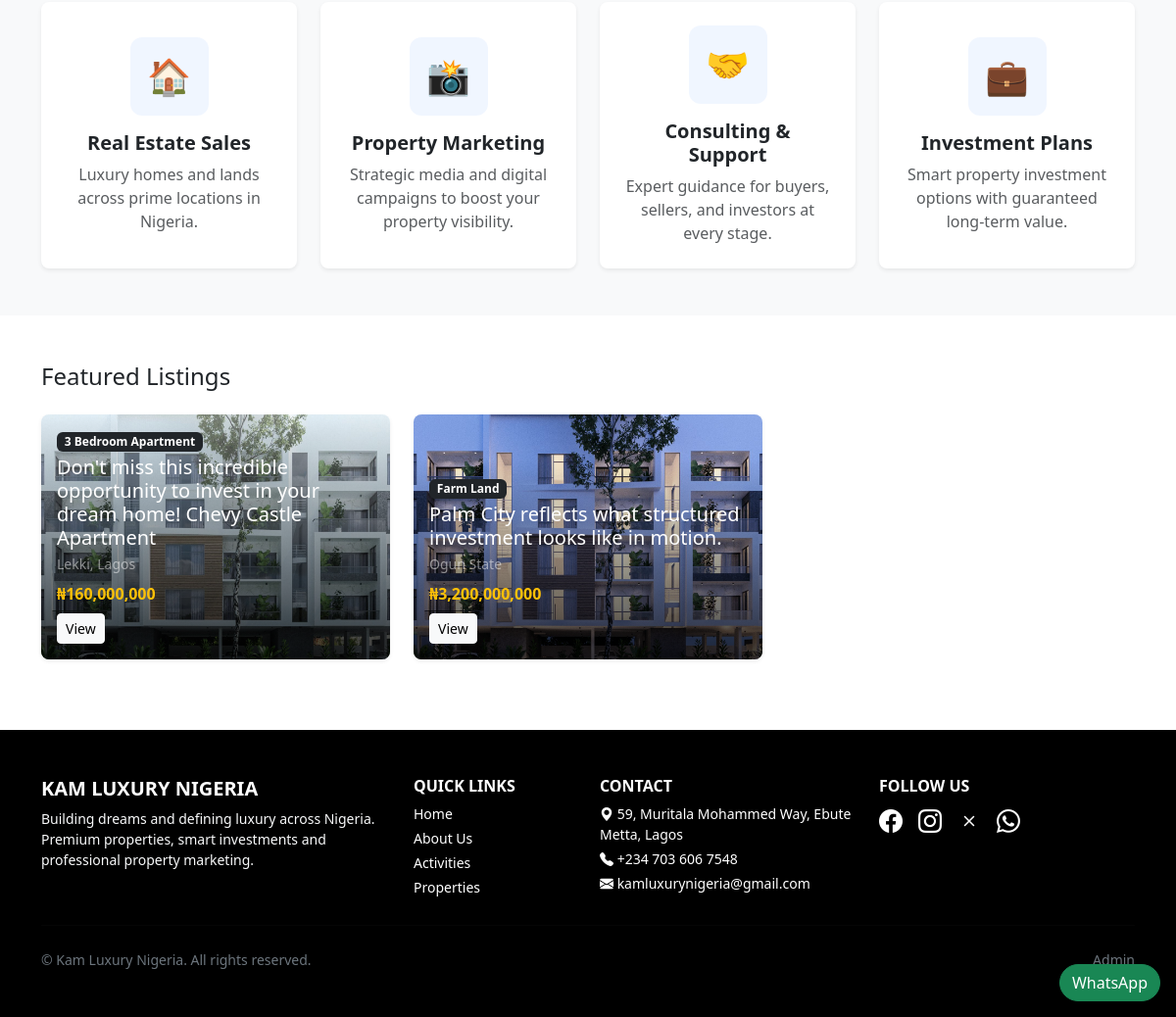
/ (lower part), run on an earlier commit of the app's database.
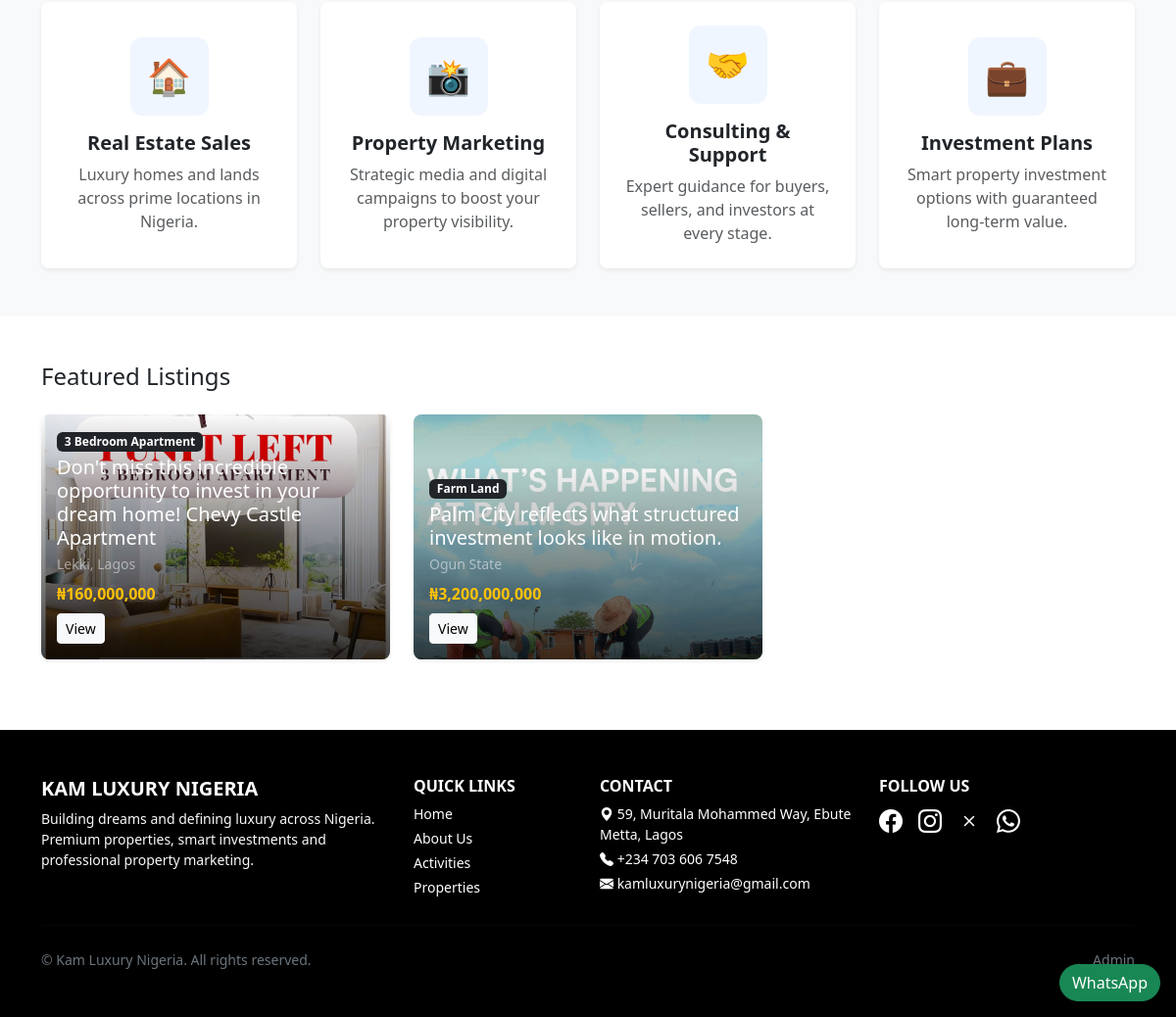
And on a later commit of the database.
### listings/models.py (models this page shows, shortened)
class Property(models.Model):
    title = models.CharField(max_length=200)
    slug = models.SlugField(unique=True)
    category = models.CharField(max_length=10, choices=Category.choices, blank=True)
    location = models.CharField(max_length=200)
    description = models.TextField(blank=True)
    price = models.DecimalField(max_digits=12, decimal_places=2, blank=True, null=True)
    initial_deposit = models.DecimalField(max_digits=12, decimal_places=2, blank=True, null=True)
    installment_plan = models.CharField(max_length=200, blank=True)
    bedrooms = models.PositiveIntegerField(default=0)
    bathrooms = models.PositiveIntegerField(default=0)
    parking = models.PositiveIntegerField(default=0)
    square_meters = models.PositiveIntegerField(default=0)
    is_featured = models.BooleanField(default=False)
    cover = models.ImageField(upload_to='properties/', blank=True, null=True)
    gallery1 = models.ImageField(upload_to='properties/', blank=True, null=True)
    gallery2 = models.ImageField(upload_to='properties/', blank=True, null=True)
    created_at = models.DateTimeField(auto_now_add=True)
    def get_absolute_url(self):
        return reverse("listings:detail", args=[self.slug])

### listings/views.py (the view)
# urls.py: path("", views.home, name="home"),
def home(request):
    featured = Property.objects.filter(is_featured=True)[:6]
    static_slides = [
        {"img": "img/brand.png", "title": "Building Dreams, Defining Luxury"},
        {"img": "img/interior.jpeg", "title": "From Lagos to the World"},
        {"img": "img/brand_1.png", "title": "Own Your Next Address"},
    ]
    services = [
        {"icon": "🏡", "title": "Real Estate Sales", "desc": "Luxury homes, apartments & investment properties with flexible payment plans."},
        {"icon": "📣", "title": "Property Marketing", "desc": "Pro photos & videos, brochures, and social campaigns to showcase listings."},
        {"icon": "🧭", "title": "Consulting & Support", "desc": "Buyer guidance, investment advisory, and end-to-end client support."},
        {"icon": "⚡", "title": "Media & Branding", "desc": "Creative design, brand strategy, and content to elevate your presence."},
        {"icon": "💼", "title": "Investment Plans", "desc": "Structured opportunities and partnerships tailored to your goals."},
    ]
    try:
        preview = list(featured)[:3]
    except Exception:
        preview = repr(featured)
    logger.debug("DEBUG home(): featured type=%s preview=%r", type(featured), preview)
    return render(request, 'listings/home.html', {
        "featured": featured,
        "static_slides": static_slides,
        "services": services,
    })

### templates/listings/home.html (shortened to what this page needs)
{% extends 'listings/base.html' %}
{% load static humanize %}
{% block content %}
<section class="services-section py-5 bg-light">
  <div class="container text-center">
    <div class="row g-4 justify-content-center">
      <div class="col-12 col-md-6 col-lg-3">
        <div class="card h-100 shadow-sm border-0 service-card">
          <div class="card-body d-flex flex-column align-items-center justify-content-center text-center p-4">
            <div class="service-icon-wrapper mb-3">🏠</div>
            <h5 class="fw-semibold mb-2">Real Estate Sales</h5>
            <p class="text-muted mb-0">Luxury homes and lands across prime locations in Nigeria.</p>
          </div>
        </div>
      </div>
      <div class="col-12 col-md-6 col-lg-3">
        <div class="card h-100 shadow-sm border-0 service-card">
          <div class="card-body d-flex flex-column align-items-center justify-content-center text-center p-4">
            <div class="service-icon-wrapper mb-3">📸</div>
            <h5 class="fw-semibold mb-2">Property Marketing</h5>
            <p class="text-muted mb-0">Strategic media and digital campaigns to boost your property visibility.</p>
          </div>
        </div>
      </div>
      <div class="col-12 col-md-6 col-lg-3">
        <div class="card h-100 shadow-sm border-0 service-card">
          <div class="card-body d-flex flex-column align-items-center justify-content-center text-center p-4">
            <div class="service-icon-wrapper mb-3">🤝</div>
            <h5 class="fw-semibold mb-2">Consulting & Support</h5>
            <p class="text-muted mb-0">Expert guidance for buyers, sellers, and investors at every stage.</p>
          </div>
        </div>
      </div>
      <div class="col-12 col-md-6 col-lg-3">
        <div class="card h-100 shadow-sm border-0 service-card">
          <div class="card-body d-flex flex-column align-items-center justify-content-center text-center p-4">
            <div class="service-icon-wrapper mb-3">💼</div>
            <h5 class="fw-semibold mb-2">Investment Plans</h5>
            <p class="text-muted mb-0">Smart property investment options with guaranteed long-term value.</p>
          </div>
        </div>
      </div>
    </div>
  </div>
</section>
<div class="container my-5">
  <h2 class="h4 mb-4">Featured Listings</h2>
  <div class="row g-4">
    {% for p in featured %}
      <div class="col-12 col-md-6 col-lg-4">
        <div class="property-card shadow-sm h-100">
          {% if p.cover %}
            <img src="{{ p.cover.url }}" alt="{{ p.title }}" class="property-img">
          {% else %}
            <img src="{% static 'img/brand_1.png' %}" alt="Kam Luxury" class="property-img">
          {% endif %}
          <div class="property-overlay">
            <span class="badge bg-dark mb-1">{{ p.get_category_display }}</span>
            <h5 class="mb-1 text-white">{{ p.title }}</h5>
            <p class="mb-2 small text-white-50">{{ p.location }}</p>
            {% if p.price %}<p class="fw-bold text-warning mb-2">₦{{ p.price|floatformat:0|intcomma }}</p>{% endif %}
            <a href="{{ p.get_absolute_url }}" class="btn btn-light btn-sm">View</a>
          </div>
        </div>
      </div>
    {% empty %}
      <p class="text-muted">No featured listings currently available.</p>
    {% endfor %}
  </div>
</div>
{% endblock %}

What changed in the data, as far as the page shows it:
changed Property "Lekki, Lagos": cover: a different picture
changed Property "Palm City reflects what structured investment looks like in motion.": cover: a different picture
